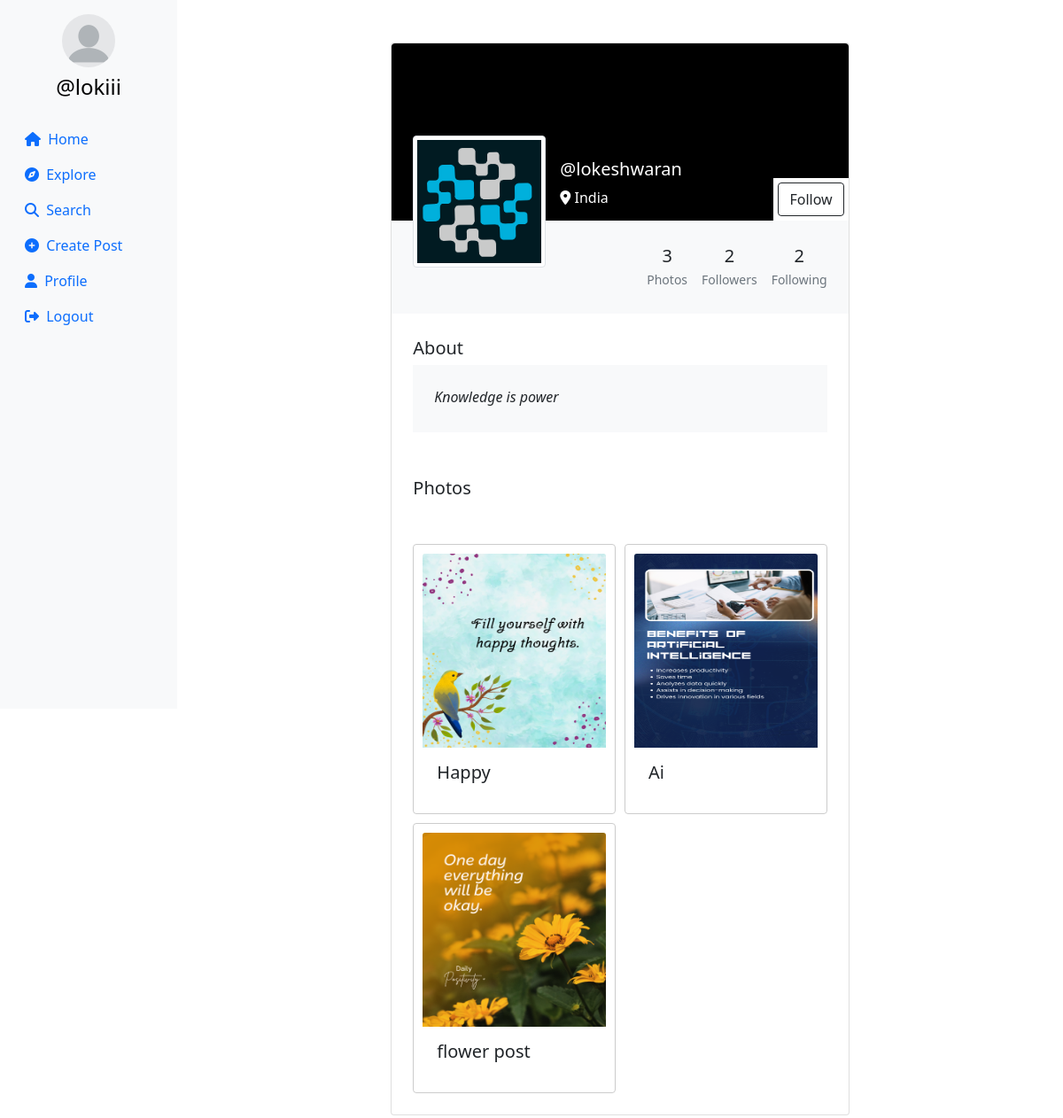
Screenshot of /profile/lokeshwaran (signed in) with the database file from the repository.
### applokesh/models.py (models this page shows, shortened)
class Profile(models.Model):
    user = models.ForeignKey(User, on_delete=models.CASCADE)
    id_user =models.IntegerField(primary_key=True, default=0)
    bio = models.TextField(blank=True, default='')
    profileimg = models.ImageField(upload_to='profile_images', default='blank-profile-picture.png')
    location =models.CharField(max_length=100, blank=True, default='')

class Post(models.Model):
    id =models.UUIDField(primary_key=True, default=uuid.uuid4)
    user =models.CharField(max_length=100)
    image=models.ImageField(upload_to='post_images')
    caption= models.TextField()
    created_at=models.DateTimeField(default=datetime.now)
    no_of_likes =models.IntegerField(default=0)

### applokesh/views.py (the view, shortened to what this page needs)
# urls.py: path('profile/<str:id_user>',views.profile),
@login_required(login_url='/loginn')
def profile(request,id_user):
    user_object=User.objects.get(username=id_user)
    print(user_object)
    profile=Profile.objects.get(user=request.user)
    user_profile=Profile.objects.get(user=user_object)
    user_posts=Post.objects.filter(user=id_user).order_by('-created_at')
    user_post_length=len(user_posts)
    follower=request.user.username
    user=id_user
    if Followers.objects.filter(follower=follower, user=user).first():
        follow_unfollow='Unfollow'
    else:
        follow_unfollow='Follow'
    user_followers=len(Followers.objects.filter(user=id_user))
    user_following=len(Followers.objects.filter(follower=id_user))
    context= {
        'user_object': user_object,
        'user_profile': user_profile,
        'user_posts': user_posts,
        'user_post_length': user_post_length,
        'profile': profile,
        'follow_unfollow':follow_unfollow,
        'user_followers': user_followers,
        'user_following': user_following,
     }
    return render(request,'profile.html',context)

### templates/profile.html (shortened to what this page needs)
{% load static %}
<!DOCTYPE html>
<html lang="en">
<head>
    <link rel="stylesheet" href="https://maxcdn.bootstrapcdn.com/bootstrap/4.5.2/css/bootstrap.min.css">
    <link href="https://cdn.jsdelivr.net/npm/bootstrap@5.0.2/dist/css/bootstrap.min.css" rel="stylesheet"
>
    <link rel="stylesheet" href="{% static 'css/app.css' %}">
</head>
<body>
    {% load static %}
    <div class="container-fluid">
        <div class="row">
            <nav class="col-md-2 d-none d-md-block sidebar" style="position: fixed;">
                <div class="text-center mt-3">
                    <img src="{{profile.profileimg.url}}" alt="Profile Picture" class="profile-pic">
                    <h4 class="mt-2"><a href="/profile/{{user}}" style="text-decoration:none;">@{{user}}</a></h4>
                </div>
                <ul class="nav flex-column mt-4">
                    <li class="nav-item">
                        <a class="nav-link active" href="/">
                            <i class="fa-solid fa-house mr-1"></i> Home
                        </a>
                    </li>
                    <li class="nav-item">
                        <a class="nav-link" href="/explore">
                            <i class="fa-solid fa-compass mr-1"></i> Explore
                        </a>
                    </li>
                    <li class="nav-item">
                        <a class="nav-link" href="#" data-bs-toggle="modal" data-bs-target="#exampleModal3">
                            <i class="fa-solid fa-magnifying-glass mr-1"></i> Search
                        </a>
                    </li>
                    <li class="nav-item">
                        <a class="nav-link" href="#" data-bs-toggle="modal" data-bs-target="#exampleModal2"
                            data-bs-whatever="@getbootstrap">
                            <i class="fa-solid fa-circle-plus mr-1"></i> Create Post
                        </a>
                    </li>
                    <li class="nav-item">
                        <a class="nav-link" href="/profile/{{user}}">
                            <i class="fa-solid fa-user mr-1"></i> Profile
                        </a>
                    </li>
                    <li class="nav-item">
                        <a class="nav-link" href="/logoutt">
                            <i class="fa-solid fa-right-from-bracket mr-1"></i> Logout
                        </a>
                    </li>
                </ul>
            </nav>
            {% load static %}
            <main role="main" class="col-md-9 ml-sm-auto col-lg-10 px-md-4">
                <section class="gradient-custom-2">
                    <div class="container py-5">
                        <div class="row d-flex justify-content-center align-items-center h-100">
                            <div class="col col-lg-9 col-xl-7">
                                <div class="card">
                                    <div class="rounded-top text-white d-flex flex-row"
                                        style="background:black; height:200px;">
                                        <div class="ms-4  d-flex flex-column" style="width: 150px; margin-top:5rem;">
                                            <img src="{{user_profile.profileimg.url}}" alt="Generic placeholder image"
                                                class="img-fluid img-thumbnail mt-4 mb-2"
                                                style="width: 150px; z-index: 1">
                                        </div>
                                        <div class="ms-3" style="margin-top: 130px;">
                                            <h5>@{{user_profile.user}}</h5>
                                            <p><i class="fa-solid fa-location-dot"></i> {{user_profile.location}}</p>
                                        </div>
                                        <div style="margin-inline-start: auto; margin-top: auto;background:white;">
                                        <form action="/follow" method="POST">
                                            {% csrf_token %}  {% if user != user_profile.user %}
                                            <button type="submit" class="btn btn-outline-dark"
                                                data-mdb-ripple-color="dark" style="z-index: 1; margin: 5px;"
                                                >
                                                {{follow_unfollow}}
                                            </button>
                                            {% endif %}
</form>
                                        </div>
                                    </div>
                                    <div class="p-4 text-black" style="background-color: #f8f9fa;">
                                        <div class="d-flex justify-content-end text-center py-1">
                                            <div>
                                                <p class="mb-1 h5">{{user_post_length}}</p>
                                                <p class="small text-muted mb-0">Photos</p>
                                            </div>
                                            <div class="px-3">
                                                <p class="mb-1 h5">{{user_followers}}</p>
                                                <p class="small text-muted mb-0">Followers</p>
                                            </div>
                                            <div>
                                                <p class="mb-1 h5">{{user_following}}</p>
                                                <p class="small text-muted mb-0">Following</p>
                                            </div>
                                        </div>
                                    </div>
                                    <div class="card-body p-4 text-black">
                                        <div class="mb-5">
                                            <p class="lead fw-normal mb-1">About</p>
                                            <div class="p-4" style="background-color: #f8f9fa;">
                                                <p class="font-italic mb-1">{{user_profile.bio}}</p>
                                            </div>
                                        </div>
                                        <div class="mb-5">
                                            <p class="lead fw-normal mb-1">Photos</p>
                                        </div>
                                        <div class="image-grid">
                                            {% for pos in user_posts %}
                                            <div class="card image-item">
                                                {% if pos.image %}
                                                <img src="{{ pos.image.url }}" class="card-img-top" alt="..."
                                                    style="width: 219px;height: 219px;">
                                                    {% endif %}
                                                <div class="card-body">
                                                    <h5 class="card-title">{{pos.caption}}</h5>
                                                </div>
                                            </div>
                                            {% endfor %}
                                        </div>
                                    </div>
                                </div>
                            </div>
                        </div>
                    </div>
                </section>
            </main>
        </div>
    </div>
</body>
</html>

### templates/profile.html (style rules this page uses)
.sidebar { background-color: #f8f9fa; height: 100vh; color: black; }
.profile-pic { width: 60px; height: 60px; border-radius: 50%; object-fit: cover; }
a { color: black; }
.image-grid { display: grid; grid-template-columns: repeat(auto-fill, minmax(200px, 1fr)); gap: 10px; }
.image-item { border: 1px solid #ccc; padding: 10px; }
.image-item img { max-width: 100%; height: auto; }

### rows the page displays
Profile: profileimg (placeholder picture)
Profile: profileimg (picture), user "lokeshwaran", location "India", bio "Knowledge is power"
Post: image (picture), caption "Happy"
Post: image (picture), caption "Ai"
Post: image (picture), caption "flower post"

### other values shown
{{ user }} "lokiii"
{{ follow_unfollow }} "Follow"
{{ user_post_length }} "3"
{{ user_followers }} "2"
{{ user_following }} "2"
